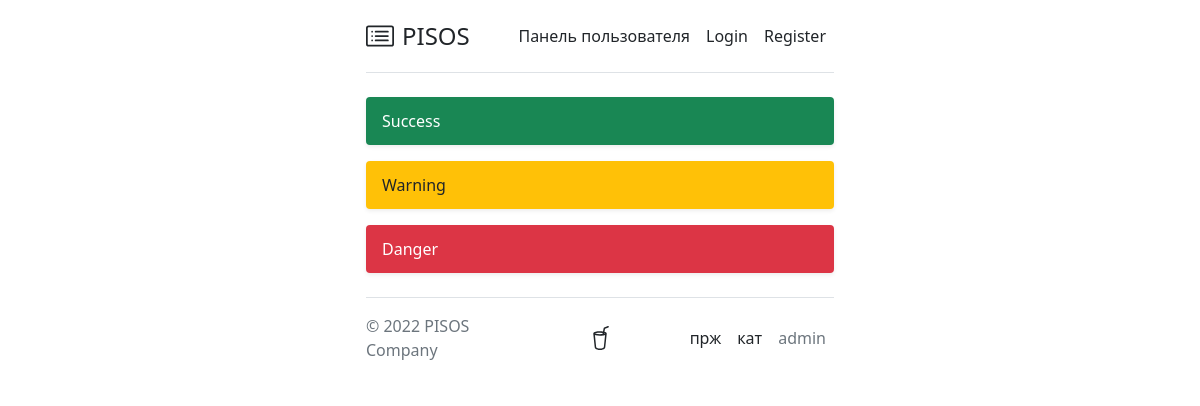
The app's page /, older data.
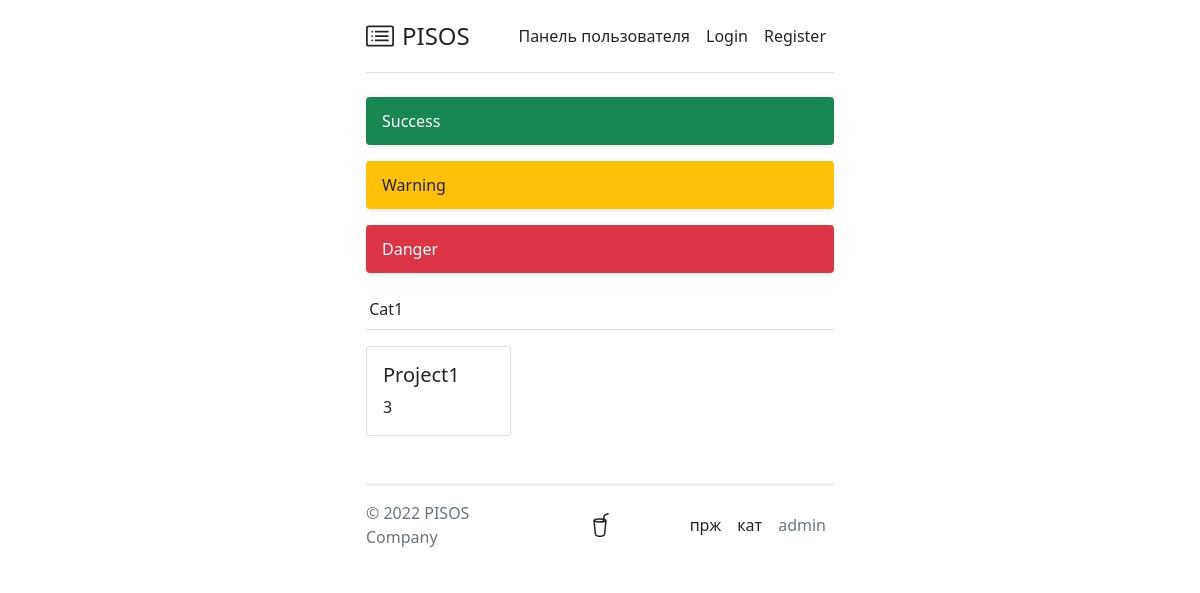
The same page, newer data.
### ControlPanel/models.py (models this page shows)
class Category(models.Model):
    name = models.CharField(max_length=255, default=None)

class Project(models.Model):
    category = models.ForeignKey(Category, on_delete=models.CASCADE)
    name = models.CharField(max_length=255, default=None)
    description = models.CharField(max_length=255, default=None)
    CI = models.CharField(max_length=255, default="CI0000000", blank=True, null=True)
    SubSystem = models.CharField(max_length=255, default="mySubsystem", blank=True, null=True)
    Fp_name = models.CharField(max_length=255, default="DEBET_CARD", blank=True, null=True)

### Square/views.py (the view)
# urls.py: path('', SquareView.as_view()),
class SquareView(View):
    def get(self, request):
        data_dict = {}
        projecties = Project.objects.values('id', 'description', 'name', 'category__name', 'category__id')
        for data in projecties:
            data_dict.setdefault(data['category__name'], {}).setdefault(data['category__id'], []).append(
                {'project_id': data['id'], 'project_name': data['name'], 'description': data['description']}
            )
        return render(request, 'square/Square.html', context={'projecties': data_dict})

### templates/square/Square.html (shortened to what this page needs)
{% include "components/header.html" %}
<div class="d-flex align-items-center p-3 my-3 text-white bg-success rounded shadow-sm">
    <div class="lh-1">
        <h1 class="h6 mb-0 text-white lh-1">Success</h1>
    </div>
</div>
<div class="d-flex align-items-center p-3 my-3 text-white bg-warning rounded shadow-sm">
    <div class="lh-1">
        <h1 class="h6 mb-0 text-dark lh-1">Warning</h1>
    </div>
</div>
<div class="d-flex align-items-center p-3 my-3 text-white bg-danger rounded shadow-sm">
    <div class="lh-1">
        <h1 class="h6 mb-0 text-white lh-1">Danger</h1>
    </div>
</div>
{% for key, value in projecties.items %}
    {% for key1, value1 in value.items %}
        <div class="row">
            <div class="col">
                <div class="card border-none project mb-3">
                    <div class="card-header project mb-3">{{ key }}</div>
                    <div class="card-body project">
                        <div class="row g-3 mb-2">
                            {% for items in value1 %}
                            <div class="col-4">
                                <div class="card">
                                    <div class="card-body">
                                        <h5 class="card-title"><a href="/board/{{ items.project_id }}" class="link-dark stretched-link text-decoration-none">{{ items.project_name }}</a></h5>
                                        <p class="card-text">{{ items.description }}</p>
                                    </div>
                                </div>
                            </div>
                            {% endfor %}
                        </div>
                    </div>
                </div>
            </div>
        </div>
    {% endfor %}
{% endfor %}
{% include "components/footer.html" %}

### templates/components/header.html (shortened to what this page needs)
{% load static %}
<!doctype html>
<html lang="en">
<head>
    <link href="{% static 'assets/css/bootstrap.min.css' %}" rel="stylesheet">
    <link href="{% static 'assets/css/style.css' %}" rel="stylesheet">
</head>
<body>
<div class="col-lg-5 mx-auto p-3">
<header class="d-flex align-items-center justify-content-center justify-content-md-between pb-3 mb-4 border-bottom">
    <a href="/" class="d-flex align-items-center text-dark text-decoration-none">
        <span class="fs-4">PISOS</span>
    </a>
    <ul class="nav col-12 col-md-auto mb-2 justify-content-center mb-md-0">
        <li><a href="/cp" class="nav-link px-2 link-dark">Панель пользователя</a></li>
        <li><a href="/login" class="nav-link px-2 link-dark">Login</a></li>
        <li><a href="/register" class="nav-link px-2 link-dark">Register</a></li>
    </ul>
</header>
<main>

### templates/components/footer.html (shortened to what this page needs)
</main>
<footer class="d-flex flex-wrap justify-content-between align-items-center py-3 my-4 border-top">
    <p class="col-md-4 mb-0 text-muted">© 2022 PISOS Company</p>
    <a href="/" class="col-md-4 d-flex align-items-center justify-content-center mb-3 mb-md-0 me-md-auto link-dark text-decoration-none">
    </a>
    <ul class="nav col-md-4 justify-content-end">
        <li><a href="/project/add" class="nav-link px-2 link-dark">прж</a></li>
        <li><a href="/category/add" class="nav-link px-2 link-dark">кат</a></li>
    <li class="nav-item"><a href="/admin/dashboard" class="nav-link px-2 text-muted">admin</a></li>
    </ul>
</footer>
</div>
</body>
</html>

### templates/components/header.html (style rules this page uses)
.border-none.project { border: none!important; text-decoration: none; }
.card-header.project { padding: 0.5rem 0.2rem; background: none; }
.card-body.project { padding: 0; }

Row changes from the older to the newer data that the page shows:
added Category: name "Cat1", description "3"
added Project: project_name "Project1"
